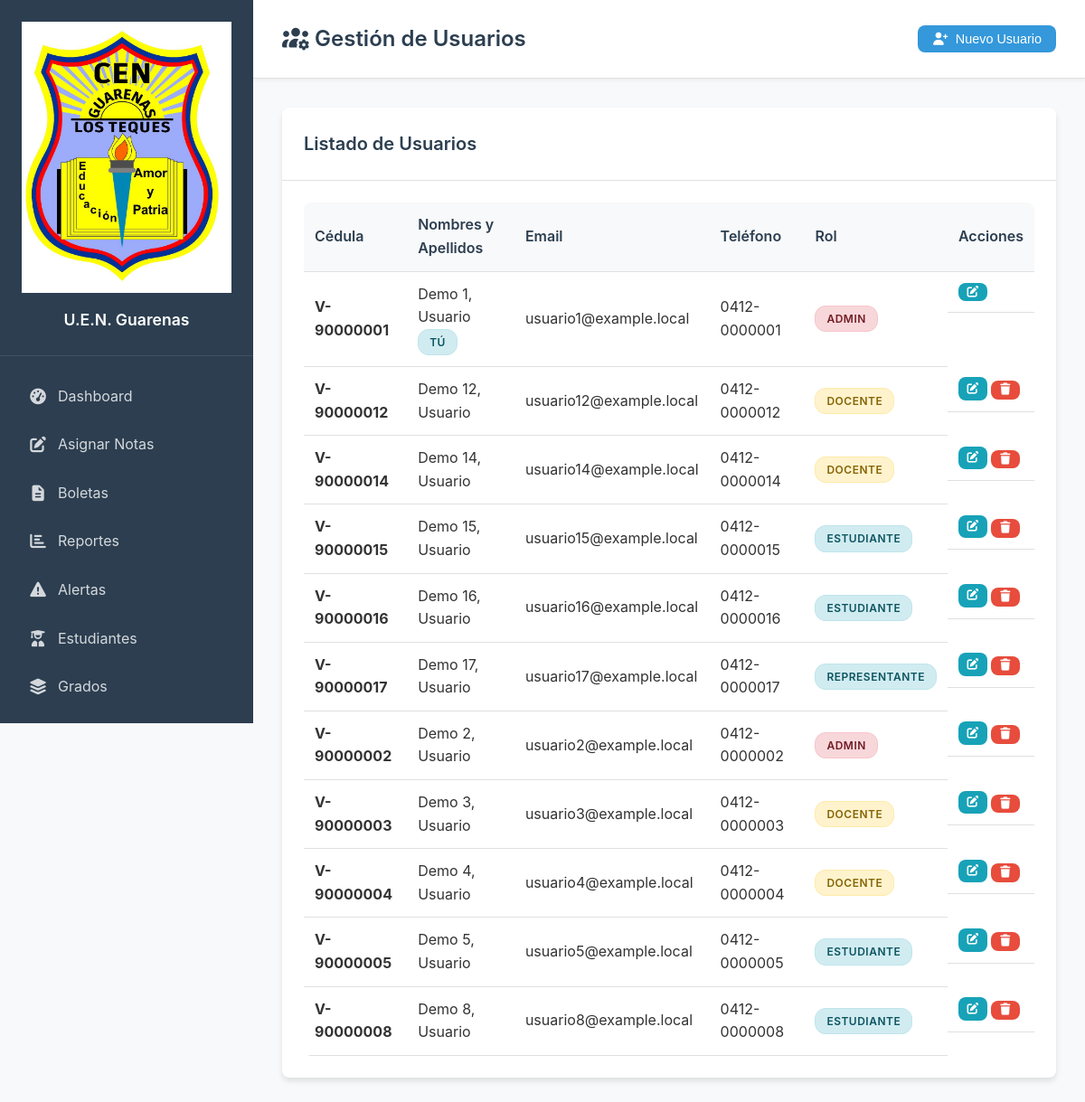
/usuarios.php (signed in), run on the app's committed database.
### tables this page shows
CREATE TABLE `usuarios` (
  `id` int(11) NOT NULL AUTO_INCREMENT,
  `username` varchar(50) DEFAULT NULL,
  `cedula` varchar(20) NOT NULL,
  `nombres` varchar(100) NOT NULL,
  `apellidos` varchar(100) NOT NULL,
  `email` varchar(100) DEFAULT NULL,
  `telefono` varchar(20) DEFAULT NULL,
  `rol` enum('admin','docente','secretario','estudiante','representante') DEFAULT 'docente',
  `password` varchar(255) NOT NULL,
  `activo` tinyint(1) DEFAULT 1,
  `fecha_creacion` timestamp NOT NULL DEFAULT current_timestamp(),
  `ultimo_acceso` timestamp NULL DEFAULT NULL,
  `token_recuperacion` varchar(255) DEFAULT NULL,
  `token_expiracion` datetime DEFAULT NULL,
  PRIMARY KEY (`id`)
);

### usuarios.php (the view, shortened to what this page needs)
<?php
require_once 'config.php';
$db = getDBConnection();
$usuarios = $db->query("SELECT * FROM usuarios WHERE activo = 1 ORDER BY apellidos, nombres")->fetchAll();
?>
<!DOCTYPE html>
<html lang="es">
<head>
    <link rel="stylesheet" href="<?php echo APP_URL; ?>/assets/css/styles.css">
    <link rel="stylesheet" href="<?php echo APP_URL; ?>/assets/fontawesome/css/all.min.css">
</head>
<body>
<div class="dashboard-container">
    <?php echo getSidebar('usuarios'); ?>
    <main class="main-content">
        <header class="main-header">
            <h1><i class="fas fa-users-cog"></i> Gestión de Usuarios</h1>
            <div class="header-actions">
                <button class="btn btn-primary" onclick="abrirModalNuevoUsuario()"><i class="fas fa-user-plus"></i> Nuevo Usuario</button>
            </div>
        </header>
        <div class="content-container">
            <div class="card">
                <div class="card-header"><h2>Listado de Usuarios</h2></div>
                <div class="card-body">
                    <?php if (count($usuarios) > 0): ?>
                    <div class="table-responsive">
                        <table class="data-table">
                            <thead>
                                <tr>
                                    <th>Cédula</th>
                                    <th>Nombres y Apellidos</th>
                                    <th>Email</th>
                                    <th>Teléfono</th>
                                    <th>Rol</th>
                                    <th>Acciones</th>
                                </tr>
                            </thead>
                            <tbody>
                            <?php foreach ($usuarios as $user): $esActual = ($user['id'] == $_SESSION['usuario_id']); ?>
                            <tr>
                                <td><strong><?php echo htmlspecialchars($user['cedula']); ?></strong></td>
                                <td>
                                    <?php echo htmlspecialchars($user['apellidos'].', '.$user['nombres']); ?>
                                    <?php if($esActual): ?><span class="badge badge-info">Tú</span><?php endif; ?>
                                </td>
                                <td><?php echo htmlspecialchars($user['email']); ?></td>
                                <td><?php echo htmlspecialchars($user['telefono'] ?: 'N/A'); ?></td>
                                <td>
                                    <span class="badge <?php echo $user['rol']=='admin'?'badge-danger':($user['rol']=='docente'?'badge-warning':'badge-info'); ?>">
                                        <?php echo ucfirst($user['rol']); ?>
                                    </span>
                                </td>
                                <td class="actions">
                                    <a href="editar_usuario.php?id=<?php echo $user['id']; ?>" class="btn btn-sm btn-info"><i class="fas fa-edit"></i></a>
                                    <?php if(!$esActual): ?>
                                    <form method="POST" style="display:inline;" onsubmit="return confirm('¿Eliminar este usuario?')">
                                        <button type="submit" class="btn btn-sm btn-danger"><i class="fas fa-trash"></i></button>
                                    </form>
                                    <?php endif; ?>
                                </td>
                            </tr>
                            <?php endforeach; ?>
                            </tbody>
                        </table>
                    </div>
                    <?php else: ?>
                    <div class="empty-state"><i class="fas fa-users fa-4x"></i><h3>No hay usuarios registrados</h3></div>
                    <?php endif; ?>
                </div>
            </div>
        </div>
    </main>
</div>
</body>
</html>

### assets/css/styles.css (style rules this page uses)
:root { --primary-color: #3498db; --primary-dark: #2980b9; --secondary-color: #2c3e50; --success-color: #27ae60; --warning-color: #f39c12; --danger-color: #e74c3c; --info-color: #17a2b8; --light-color: #ecf0f1; --dark-color: #34495e; --border-radius: 8px; --box-shadow: 0 4px 6px rgba(0,0,0,0.1); --transition: all 0.3s ease; }
* { margin: 0; padding: 0; box-sizing: border-box; }
body { font-family: 'Inter', 'Segoe UI', Tahoma, Geneva, Verdana, sans-serif; background-color: #f8f9fa; color: #333; line-height: 1.6; }
.dashboard-container { display: flex; min-height: 100vh; }
.main-content { flex-grow: 1; display: flex; flex-direction: column; margin-left: 280px; min-height: 100vh; }
.main-header { background: white; padding: 1.5rem 2rem; border-bottom: 1px solid #e0e0e0; display: flex; justify-content: space-between; align-items: center; box-shadow: 0 2px 4px rgba(0,0,0,0.05); position: sticky; top: 0; z-index: 100; }
.main-header h1 { color: var(--secondary-color); font-size: 1.5rem; font-weight: 600; margin: 0; }
.header-actions { display: flex; align-items: center; gap: 1rem; }
.content-container { padding: 2rem; flex-grow: 1; background: #f8f9fa; }
.card { background: white; border-radius: var(--border-radius); box-shadow: var(--box-shadow); overflow: hidden; transition: var(--transition); }
.card-header { padding: 1.5rem; border-bottom: 1px solid #e0e0e0; display: flex; justify-content: space-between; align-items: center; }
.card-header h2 { color: var(--secondary-color); font-size: 1.25rem; font-weight: 600; margin: 0; }
.card-body { padding: 1.5rem; }
.btn { display: inline-flex; align-items: center; gap: 0.5rem; padding: 0.5rem 1rem; border: none; border-radius: var(--border-radius); text-decoration: none; font-size: 0.9rem; cursor: pointer; transition: var(--transition); font-weight: 500; line-height: 1; }
.btn-primary { background: var(--primary-color); color: white; }
.btn-danger { background: var(--danger-color); color: white; }
.btn-info { background: var(--info-color); color: white; }
.btn-sm { padding: 0.25rem 0.5rem; font-size: 0.8rem; }
.table-responsive { overflow-x: auto; border-radius: var(--border-radius); }
.data-table { width: 100%; border-collapse: collapse; background: white; }
.data-table th, .data-table td { padding: 0.75rem; text-align: left; border-bottom: 1px solid #e0e0e0; }
.data-table th { background: #f8f9fa; font-weight: 600; color: var(--secondary-color); position: sticky; top: 0; }
.data-table .actions { display: flex; gap: 0.25rem; white-space: nowrap; }
.badge { display: inline-block; padding: 0.25rem 0.75rem; border-radius: 12px; font-size: 0.75rem; font-weight: 600; text-transform: uppercase; letter-spacing: 0.5px; }
.badge-warning { background: #fff3cd; color: #856404; border: 1px solid #ffeaa7; }
.badge-info { background: #d1ecf1; color: #0c5460; border: 1px solid #bee5eb; }
.badge-danger { background: #f8d7da; color: #721c24; border: 1px solid #f5c6cb; }

### data on the page
usuarios: cedula "V-90000001", apellidos+nombres "Demo 1, Usuario", shows "TÚ", email "usuario1@example.local", telefono "0412-0000001", rol "ADMIN"
usuarios: cedula "V-90000012", apellidos+nombres "Demo 12, Usuario", email "usuario12@example.local", telefono "0412-0000012", rol "DOCENTE"
usuarios: cedula "V-90000014", apellidos+nombres "Demo 14, Usuario", email "usuario14@example.local", telefono "0412-0000014", rol "DOCENTE"
usuarios: cedula "V-90000015", apellidos+nombres "Demo 15, Usuario", email "usuario15@example.local", telefono "0412-0000015", rol "ESTUDIANTE"
usuarios: cedula "V-90000016", apellidos+nombres "Demo 16, Usuario", email "usuario16@example.local", telefono "0412-0000016", rol "ESTUDIANTE"
usuarios: cedula "V-90000017", apellidos+nombres "Demo 17, Usuario", email "usuario17@example.local", telefono "0412-0000017", rol "REPRESENTANTE"
usuarios: cedula "V-90000002", apellidos+nombres "Demo 2, Usuario", email "usuario2@example.local", telefono "0412-0000002", rol "ADMIN"
usuarios: cedula "V-90000003", apellidos+nombres "Demo 3, Usuario", email "usuario3@example.local", telefono "0412-0000003", rol "DOCENTE"
usuarios: cedula "V-90000004", apellidos+nombres "Demo 4, Usuario", email "usuario4@example.local", telefono "0412-0000004", rol "DOCENTE"
usuarios: cedula "V-90000005", apellidos+nombres "Demo 5, Usuario", email "usuario5@example.local", telefono "0412-0000005", rol "ESTUDIANTE"
usuarios: cedula "V-90000008", apellidos+nombres "Demo 8, Usuario", email "usuario8@example.local", telefono "0412-0000008", rol "ESTUDIANTE"

### other printed values
APP_NAME "U.E.N. Guarenas"
